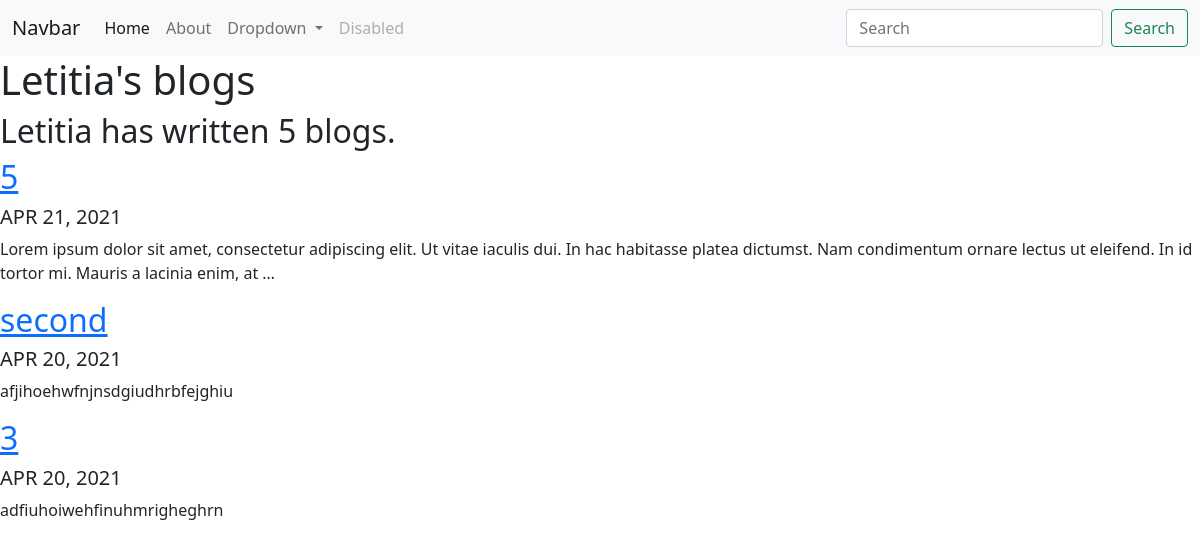
Screenshot of /blog/ with the database file from the repository.
### blog/models.py (models this page shows, shortened)
class Blog(models.Model):
    title = models.CharField(max_length=200)
    description = models.TextField()
    date = models.DateField()

### blog/views.py (the view)
# urls.py: path('', views.all_blogs, name = "all_blogs"),
def all_blogs(request):
    blog_count = Blog.objects.count()
    blogs = Blog.objects.order_by('-date')[:3] #the most current three blogs will pop up;
    return render(request, 'blog/all_blogs.html',  {'blogs':blogs, 'count':blog_count})

### blog/templates/blog/all_blogs.html (shortened to what this page needs)
{% extends 'portfolio/base.html' %}
{% block content %}
<h1>Letitia's blogs</h1>
<h2>Letitia has written {{ count }} blog{{ blogs.count|pluralize }}.</h2>
{% for blog in blogs %}
<a href="{% url 'blog:detail' blog.id%}"><h2>{{ blog.title }}</h2></a>
<h5>{{ blog.date|date:"M d, Y"|upper  }}</h5>
<p>{{ blog.description|striptags|truncatechars_html:200}}</p>
{% endfor %}
{% endblock %}

### rows the page displays
Blog: title "5", date "APR 21, 2021", description "Lorem ipsum dolor sit amet, consectetur adipiscing elit. Ut vitae iaculis dui. In hac habitasse platea dictumst. Nam condimentum ornare lectus ut eleifend. In id tortor mi. Mauris a lacinia enim, at …"
Blog: title "second", date "APR 20, 2021", description "afjihoehwfnjnsdgiudhrbfejghiu"
Blog: title "3", date "APR 20, 2021", description "adfiuhoiwehfinuhmrigheghrn"

### other values shown
{{ count }} "5"
